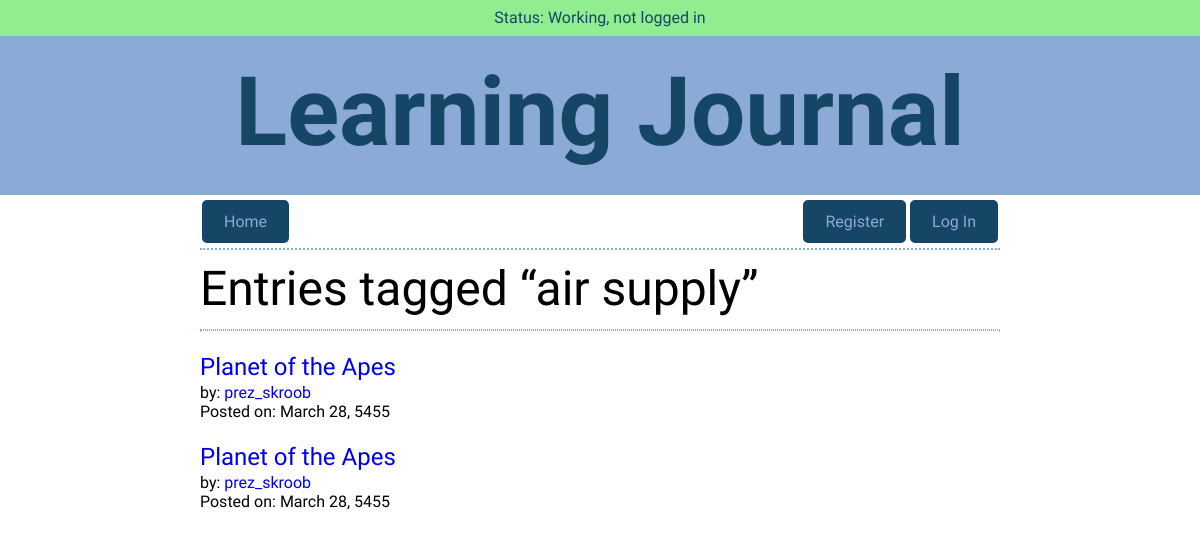
The app's page /tags/air supply with its own data.
### models.py (models this page shows, shortened)
class Tag(Model):
    name = CharField(max_length=256)
    class Meta:
        database = DATABASE
    def entries(self):
        return (Entry
                .select()
                .join(EntryTag)
                .join(Tag)
                .where(Tag.name ** self.name)
                .order_by(Entry.date.desc())
                )

class Entry(Model):
    id = AutoField()
    user = ForeignKeyField(User, backref="entries")
    title = CharField(max_length=256)
    date = DateField(default=datetime.date.today)
    time_spent = TimeField()
    learned = TextField()
    resources = TextField()
    tags = CharField(max_length=256)
    private = BooleanField(default=False)
    hidden = BooleanField(default=False)
    class Meta:
        database = DATABASE

class User(UserMixin, Model):
    id = AutoField()
    username = CharField(unique=True)
    password = CharField(max_length=100)
    god = BooleanField(default=False)
    class Meta:
        database = DATABASE

### app.py (the view)
@app.route("/tags/<tag>")
def show_tag(tag):
    global last_route, cur_user, cur_entry, cur_tag
    last_route = "show_tag"
    cur_user = None
    cur_entry = None
    cur_tag = tag
    try:
        search_tag = models.Tag.select().where(models.Tag.name ** tag).get()
    except models.DoesNotExist:
        flash(f"Tag {tag} not found.", "error")
        return redirect(get_last_route())
    all_entries = search_tag.entries()
    if not current_user.is_authenticated:
        entries = []
        for entry in all_entries:
            if not entry.hidden:
                entries.append(entry)
    elif not current_user.god:
        entries = []
        for entry in all_entries:
            if not (entry.hidden and entry.user.id != current_user.id):
                entries.append(entry)
    else:
        entries = all_entries
    if len(entries) == 0:
        flash(f"Tag {tag} not found.", "error")
        return redirect(request.referrer)
    return render_template("tag_listing.html", entries=entries, user="",
                           god=False, home=False, by="All", tag=tag)

### app.py (called while the page is built)
@app.before_request
def before_request():
    g.db = models.DATABASE
    g.db.connect()
    g.user = current_user

@app.after_request
def after_request(response):
    g.db.close()
    return response

### templates/tag_listing.html
{% extends "layout.html" %}
{% from "macros.html" import render_listing, nav_bar with context %}
{% block nav %}
    {{ nav_bar(False) }}
{% endblock %}
{% block content %}
    <h2>Entries tagged “{{ tag }}”</h2>
    <hr>
    {% for entry in entries %}
        {{ render_listing(entry, user, god, by) }}
    {% endfor %}
{% endblock %}

### templates/macros.html
{% macro nav_bar(home) %}
    <div class="nav-bar">
        {% if home == False %}
            <a class="button" href="{{ url_for('index') }}">Home</a>
        {% else %}
            <div class="button button-inactive">Home</div>
        {% endif %}
        {% if current_user.is_authenticated %}
            <a class="button button-right" href="{{ url_for('logout') }}">Log Out</a>
            <a class="button button-right" href="{{ url_for('create_entry') }}">New Entry</a>
        {% else %}
            <a class="button button-right" href="{{ url_for('login') }}">Log In</a>
            <a class="button button-right" href="{{ url_for('register') }}">Register</a>
        {% endif %}
    </div>
{% endmacro %}
{% macro render_listing(listing, user, god, by) %}
    <article class="listing">
        <h3>
            {% if (listing.private == False) or (listing.user.username == user) or (god == True) %}
                <a class="entry-link" href="/entries/{{ listing.id }}">
            {% endif %}
                {{ listing.title }}
            {% if (listing.private == False) or (listing.user.username == user) or (god == True) %}
                </a>
            {% else %}
                &nbsp;<span class="small">[private]</span>
            {% endif %}
        </h3>
        <p>
        {% if by == "All" %}
            by: <a href="{{ url_for('user_entries', user=listing.user.username) }}">
            {% if listing.user.username == user %}
                You
            {% else %}
                {{ listing.user.username }}
            {% endif %}</a><br>
        {% endif %}
        Posted on: <time datetime="{{ listing.date }}">{{ listing.date.strftime("%B %d").lstrip("0").replace(" 0", " ") }}, {{ listing.date.strftime("%Y") }}</time></p>
    </article>
{% endmacro %}

### static/css/site.css (style rules this page uses)
body { font-size: 16px; font-family: 'Asap', sans-serif; font-weight: 400 color: #404a49; }
hr { border: 1px dotted #8baad6; }
a:link { text-decoration: none; }
.button { background-color: #154666; color: #8baad6; margin: 5px 2px; border: 2px solid #154666; border-radius: 5px; padding: 10px 20px; text-align: center; text-decoration: none; display: inline-block; }
.button-right { float: right }
h2 { font-size: 48px; font-family: 'Hammersmith One', sans-serif; font-weight: 400; line-height: 0; }
h3 { font-size: 24px; font-family: 'Hammersmith One', sans-serif; font-weight: 400; line-height: 0; padding-top: 12px; margin-bottom: 3px; }
.nav-bar { border-bottom: 2px dotted #8baad6; }

### records on screen
Tag: name "air supply"
Entry: title "Planet of the Apes", date "March 28", date "5455"
User: user.username "prez_skroob"
